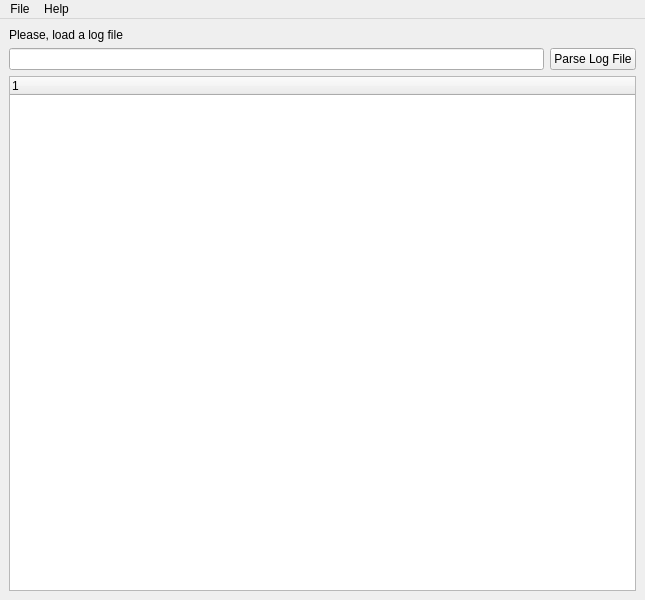
<?xml version="1.0" encoding="UTF-8"?>
<ui version="4.0">
 <class>MainWindow</class>
 <widget class="QMainWindow" name="MainWindow">
  <property name="geometry">
   <rect>
    <x>0</x>
    <y>0</y>
    <width>645</width>
    <height>600</height>
   </rect>
  </property>
  <property name="windowTitle">
   <string>MainWindow</string>
  </property>
  <widget class="QWidget" name="centralWidget">
   <layout class="QVBoxLayout" name="verticalLayout">
    <item>
     <widget class="QLabel" name="lblPath">
      <property name="text">
       <string>Please, load a log file</string>
      </property>
     </widget>
    </item>
    <item>
     <layout class="QHBoxLayout" name="horizontalLayout">
      <item>
       <widget class="QLineEdit" name="tctReToMatch"/>
      </item>
      <item>
       <widget class="QPushButton" name="btnParse">
        <property name="text">
         <string>Parse Log File</string>
        </property>
       </widget>
      </item>
     </layout>
    </item>
    <item>
     <widget class="QTreeWidget" name="tvResult">
      <column>
       <property name="text">
        <string notr="true">1</string>
       </property>
      </column>
     </widget>
    </item>
   </layout>
  </widget>
  <widget class="QMenuBar" name="menuBar">
   <property name="geometry">
    <rect>
     <x>0</x>
     <y>0</y>
     <width>645</width>
     <height>26</height>
    </rect>
   </property>
   <widget class="QMenu" name="menuFile">
    <property name="title">
     <string>File</string>
    </property>
    <addaction name="actionOpen_log_file"/>
    <addaction name="separator"/>
    <addaction name="actionQuit"/>
   </widget>
   <widget class="QMenu" name="menuHelp">
    <property name="title">
     <string>Help</string>
    </property>
    <addaction name="actionAbout"/>
   </widget>
   <addaction name="menuFile"/>
   <addaction name="menuHelp"/>
  </widget>
  <action name="actionOpen_log_file">
   <property name="text">
    <string>Open log file...</string>
   </property>
  </action>
  <action name="actionQuit">
   <property name="text">
    <string>Quit</string>
   </property>
  </action>
  <action name="actionAbout">
   <property name="text">
    <string>About...</string>
   </property>
  </action>
 </widget>
 <resources/>
 <connections/>
</ui>
